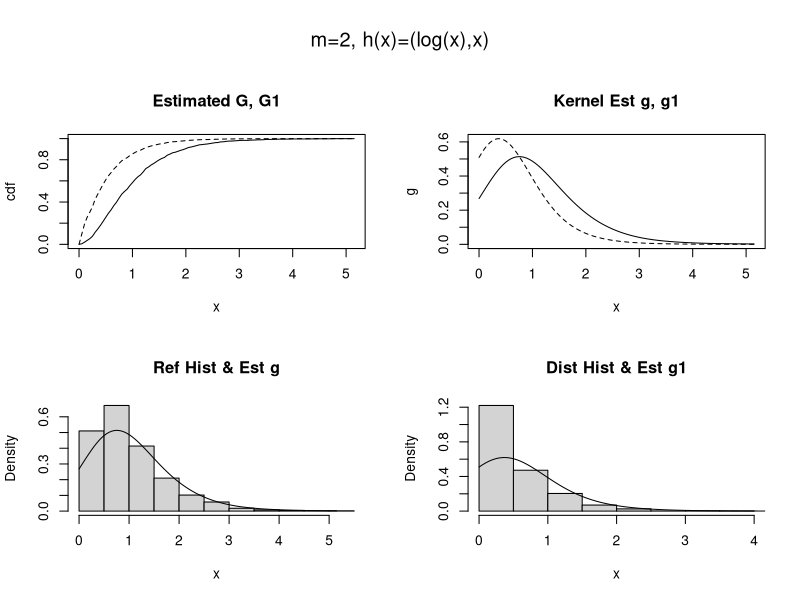
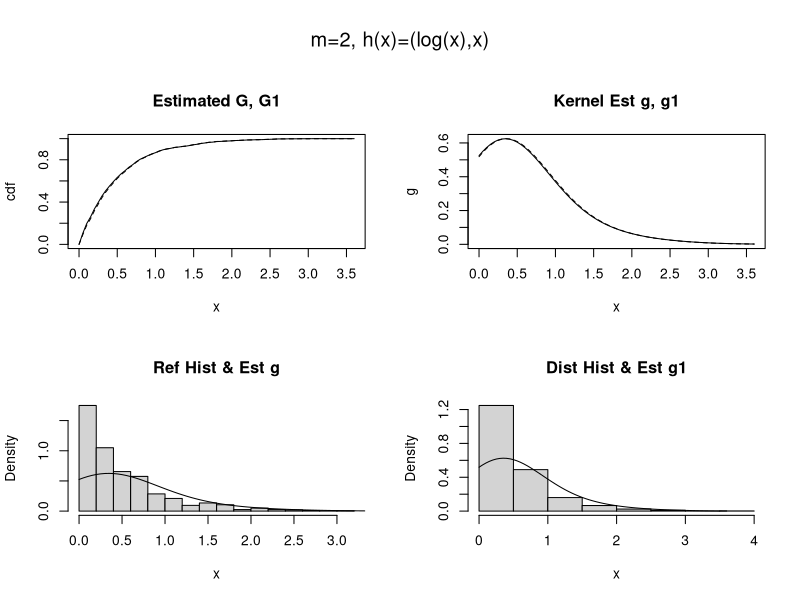

The R source for these figures, in order:
#Gamma distribution 

SP2GGSQK <- function(x1,x2,Increment,BandWidth,T){
  ### m=2,h(x)=(log(x),x). K means Kernel Density Estimate.
  ### Increment controls the grid at which est. g,g1,G,G1 are evaluated
  ### BandWidth controls smoothness of kernel est. of g,g1,
  ### Reasonable values are Increment=0.05, BandWidth=0.3,0.5
  ### T is an upper probability point: We get 1-G1(T), 1-G(T)
  ### G,g reference; G1,g1 tilted distributions.
  ### We get two tests of equi-distribution: Chi1 and LR (Likelihood Ratio).
  ### We get plots of g,g1,G,G1. The equi-distribution tests match the plots.
  
  
  ###The data: m=2, x2 is the reference sample. 
  n1 <- length(x1)
  n2 <- length(x2)
  rho <- n1/n2
  n <- n1+n2
  level <- 0.05
  t <- c(x1,x2) #Data fusion.
  
  ###MINUS log-likelihood 
  minusloglike <- function(theta) {
    sum(log(1+rho*exp(theta[1] + theta[2]*(log(t)) + theta[3]*(t)))) -
      sum(theta[1]+theta[2]*(log(x1))+theta[3]*(x1))}
  ###Maximizing loglikelihood by minimizing MINUS loglikelihood
  min.func <- nlminb( start=c(-0.02,.2,.2),obj = minusloglike)
  
  ###Parameter estimates
  alpha <- min.func$par[1]
  beta <- min.func$par[2]
  gamma <- min.func$par[3]
  
  ###Reference dist. p=dG and its distortion p1=w*dG
  p <- 1/(n2*(1+rho*exp(alpha + beta*(log(t)) + gamma*(t))))
  p1 <- exp(alpha + beta*(log(t)) + gamma*(t))*p
  
  #png(file="gEstimate.png")
  ###Plots of est. G,G1,g,g1
  
  par(mfrow=c(2,2), oma=c(0,0,4,0))
  
  ###Estimated ref. cdf G(x):
  G <- function(x){sum(p[t <= x])}
  U <- 1-G(T)
  
  ###To Plot G over the range (min(t),max(t)):
  #Modify Increment as needed. 0.05 reasonable
  x <- seq(min(t),max(t),Increment) 
  
  #Creating a vector out of G for plotting.
  cdf <- length(x)
  for(i in 1:length(x)){
    cdf[i] <- G(x[i])}
  
  ###The distorted cdf of x1:
  G1 <- function(x){sum(p1[t <= x])}
  U1 <- 1-G1(T)
  
  
  cdf1 <- length(x)
  for(i in 1:length(x)){
    cdf1[i] <- G1(x[i])}
  
  plot(x,cdf, type="l")
  #plot(x,cdf, type="l", xlab="x") 
  #NOTE: "xlab" could not be set in high-level plot() function
  lines(x,cdf1, type="l", lty=2)
  title("Estimated G, G1")
  
  
  ###Kernel Density Estimates of g(x) and g1(x).
  ghat <- function(x){
    K <- function(x){(1/sqrt(2*pi))*exp(-x^2/2)}
    sum(p*K(( x-t)/BandWidth)/BandWidth)}
  
  g1hat <- function(x){
    K <- function(x){(1/sqrt(2*pi))*exp(-x^2/2)}
    sum(p1*K(( x-t)/BandWidth)/BandWidth)}
  
  
  ###Plots of ghat and g1hat
  #For plots: Creating vectors from ghat and Distortted g1hat
  x <- seq(min(t),max(t),Increment)
  g <- rep(0,length(x))
  g1 <- rep(0,length(x))
  for(i in 1:length(x)){
    g[i] <- ghat(x[i])
    g1[i] <- g1hat(x[i])} ### Estimated pdf.
  
  #plots
  maxgg1 <- max(c(g,g1))
  plot(x,g, type="l",ylim=c(0,maxgg1))
  #plot(x,g, type="l",ylim=c(0,maxgg1),xlab="x")
  lines(x,g1, type="l",lty=2)
  title("Kernel Est g, g1")
  
  ###Hist of Reference Data vs Estimated Reference pdf
  maxghist <- max(hist(x2,plot=FALSE)$density,g)
  hist(x2,prob=T, xlab="x",ylim=c(0,maxghist),main="Ref Hist & Est g")
  lines(x,g, type="l") 
  
  ###Hist of Distorted Data vs Estimated g1 pdf
  maxg1hist <- max(hist(x1,plot=FALSE)$density,g1)
  hist(x1,prob=T, xlab="x",ylim=c(0,maxg1hist),main="Dist Hist & Est g1")
  lines(x,g1, type="l") 
  
  
  
  #mtext("SP2XXSQ, m=2, h(x)=(x,x^2)", cex=1.2, line=1,side=3,outer=TRUE) 
  mtext("m=2, h(x)=(log(x),x)", cex=1.2, line=1,side=3,outer=TRUE)
  
  #dev.off() #Need dev.off for png(file="gEstimate.png")     
  
  ###The LR Test gamma=0
  logL <- -sum(log(1+rho*exp(alpha + beta*(log(t)) + gamma*(t)))) +
    sum(alpha + beta*(log(x1)) + gamma*(x1)) 
  
  #MINUS log-likelihood under H_0: gamma=0
  minusloglike0 <- function(theta) {
    sum(log(1+rho*exp(theta[1] + theta[2]*log(t) + 0*(t)))) -
      sum(theta[1]+theta[2]*log(x1)+0*(x1))}
  
  #Maximizing loglikelihood under H_0 by minimizing minusloglike0
  min.func0 <- nlminb( start=c(0,0),obj = minusloglike0)
  
  #Parameter estimates under H_0: gamma=0
  alpha0 <- min.func0$par[1]
  beta0 <- min.func0$par[2]
  
  #Max log-likelihood under H_0: gamma=0
  logL0 <- -sum(log(1+rho*exp(alpha0 + beta0*log(t) + 0*(t)))) +
    sum(alpha0 + beta0*log(x1) + 0*(x1)) 
  
  #Liklihood Ratio Test Statistic for H_0: gamma=0
  LR0 <- -2*(logL0 - logL)
  
  ###The Chi1 Test of Equidistribution (beta,gamma)=(0,0):
  tm1 <- sum(t*p); tm2 <- sum(p*(t)^2); tm3 <- sum(p*(t)^3); tm4 <- sum(p*(t)^4)
  vart <- tm2-(tm1)^2
  covtt2 <- tm3-tm1*tm2
  vart2 <- tm4-(tm2)^2
  VARh <- matrix(c(vart,covtt2,covtt2,vart2),ncol=2)
  A11 <- rho/((1+rho)^2)
  BETA <- c(beta,gamma)
  chi1 <- n*A11*BETA%*%VARh%*%BETA
  
  ###The LR Test of Equidistribution (beta,gamma)=(0,0)
  logLR00 <- -n*log(1+rho)
  LR <- -2*(logLR00 - logL)
  
  #LR <- -2*sum(log(1+rho*exp(alpha + beta*(t) + gamma*(t)^2))) +
  #2*sum(alpha + beta*(x1) + gamma*(x1)^2) + 2*n*log(1+rho)
  
  ###Check Sum p, Sum p1
  Sum_p <- sum(p); Sum_p1 <- sum(p1)
  
  ###Check: If integral relation holds
  ALPHA <- -log(sum(exp(beta*log(t) + gamma*t)*p))
  
  list(alpha=alpha,beta=beta,gamma=gamma,
       pval_LRgamma = 1-pchisq(LR0,1),
       pval_chi1=1-pchisq(chi1,2), 
       pval_LR=1-pchisq(LR,2),
       Sum_p=Sum_p, Sum_p1=Sum_p1, ALPHA=ALPHA,Upper_Threshold=T,Upper_G1=U1,Upper_G=U)
}

#############################################################

#Example with not same distributions
x1 <- rgamma(1000,1,2)
x2 <- rgamma(1000,2,2)
SP2GGSQK(x1,x2,0.05,0.5,1.645)

#Example with almost the same distributions
x1 <- rgamma(1000,1,2)
x2 <- rgamma(1000,1,2)
SP2GGSQK(x1,x2,0.05,0.5,1.645)


#Note the pval_LR value; in the first case, the pval_LR is 0 rejecting the null hypothesis H_0 (pval_LR<0.05), 
#while, in the second case, the pval_LR is sufficiently large to conclude that the null hypothesis cannot be rejected.
#Note that after a few iterations of the second example, the pval_LR is larger than the pvalue threshold,but not as large 
#as we would may like. One possible way to fix this is to change the kernel density estimator to a more appropriate one,
#a density estimator for gamma distributions.